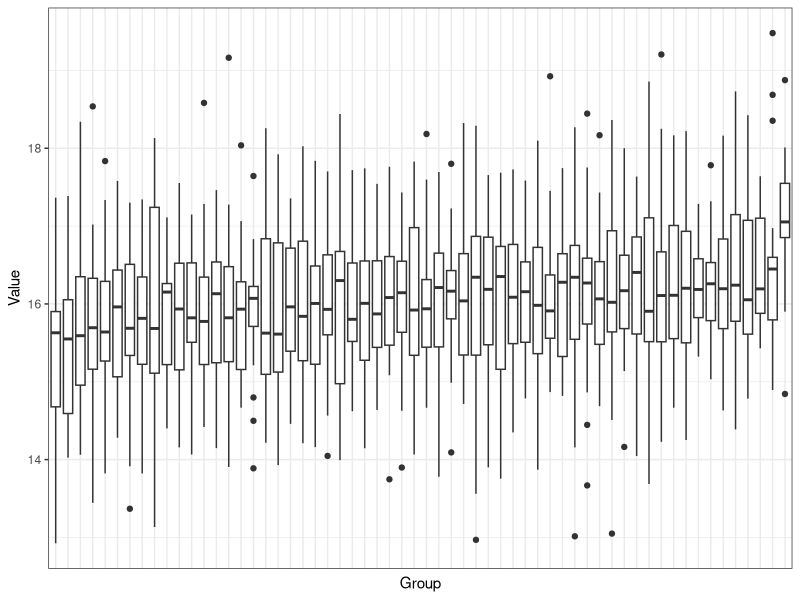
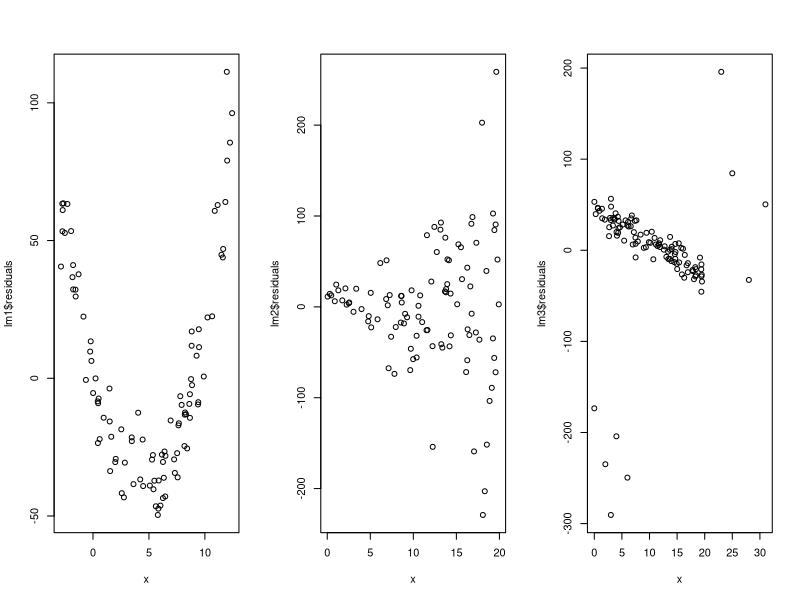
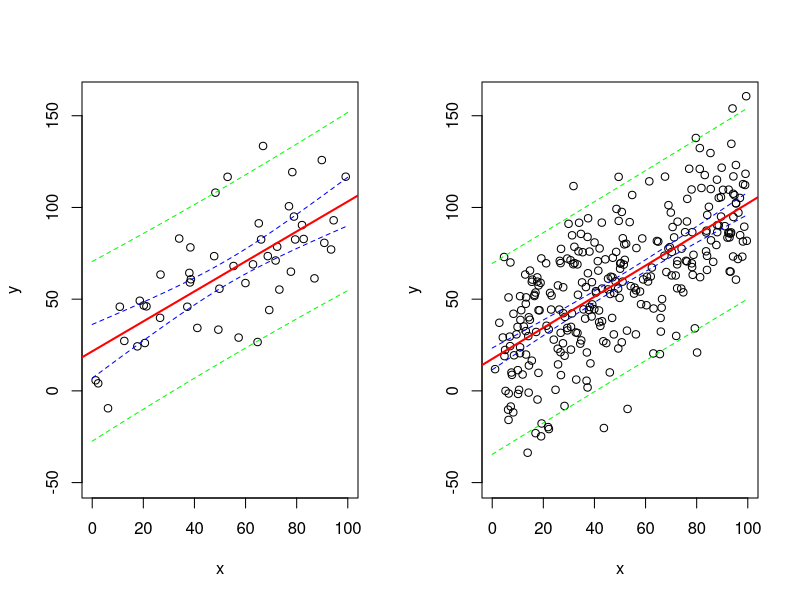
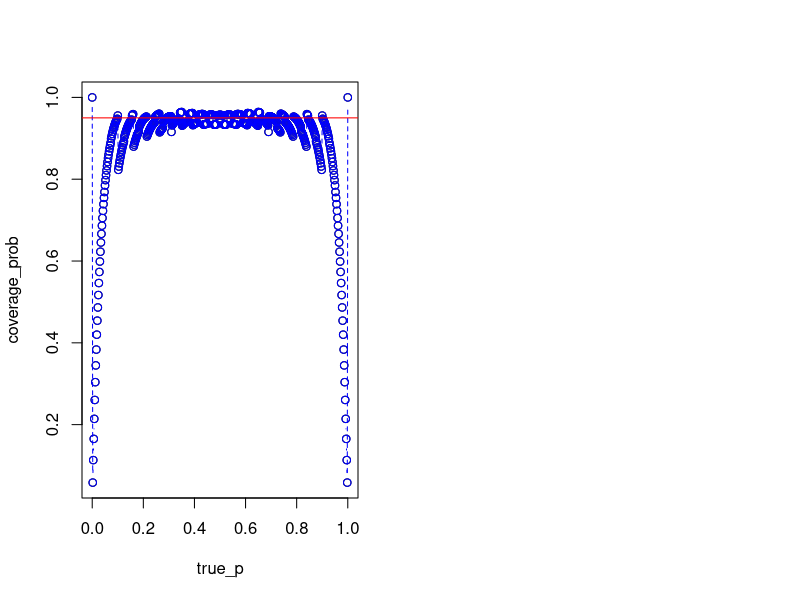
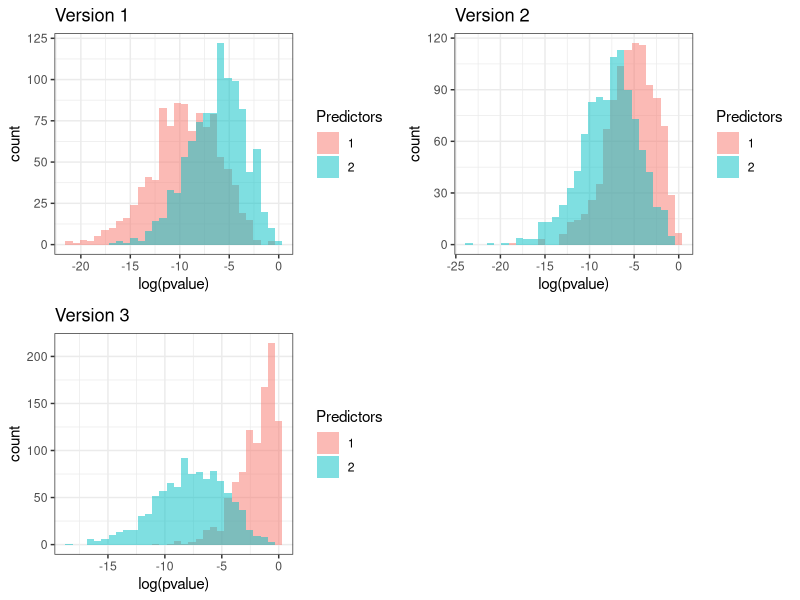

Recreate these plots in R, in order.
## ---- chunk 1
library(ggplot2)
set.seed(33)
n = 20
sigma = 1
off_group <- rnorm(n, 17, sigma)
rest_groups <- rnorm(n * 59, 16, sigma)
data <- data.frame("Group" = c(rep(paste0("", 1:60), each = n)), 
                   "Value" = c(rest_groups[1:(4*n)], off_group, 
                               rest_groups[(4*n + 1):(59*n)]))
ggplot(data, aes(x=reorder(Group, Value), y=Value)) + 
  geom_boxplot() + 
  theme_bw() + 
  theme(axis.text.x=element_blank(), #remove x axis labels
        axis.ticks.x=element_blank(), #remove x axis ticks
        ) +
  xlab("Group")
summary(aov(Value~Group, data))

pairwise_tests = as.numeric(unlist(pairwise.t.test(data$Value, as.factor(data$Group), 
                                                   p.adjust.method = "none")))
pairwise_tests <- pairwise_tests[!is.na(pairwise_tests)]
mean(pairwise_tests < 0.05)
## ---- chunk 2
library(MASS)
nsims <- 10000
uncorrolated <- vector(length = nsims)
for (i in 1:nsims) {
  uncorrolated[i] <- t.test(rnorm(15, 0.1, 1))$p.value
}
corrolated <- vector(length = nsims)
Sigma <- matrix(0.5, 15, 15)
diag(Sigma) <- 1
for (i in 1:nsims) {
  corrolated[i] <- t.test(mvrnorm(1, rep(0.1, 15), Sigma))$p.value
}

mean(uncorrolated < 0.05)
mean(corrolated < 0.05)
## ---- chunk 3
par(mfrow = c(1,3))
# Quadratic
n <- 100
x <- runif(n, -3, 13)
y <- (x-3)^2 * 2 + rnorm(n, 0, 10)
lm1 <- lm(y~x)
plot(lm1$residuals ~ x)

# Nonconstant variance
x <- runif(n, 0, 20)
y <- x * 2 + rnorm(n, 0, x*5)
lm2 <- lm(y~x)
plot(lm2$residuals ~ x)

x <- runif(n, 0, 20)
y <- 20 + x * 2 + rnorm(n, 0, 10)
x <- c(x, 23, 25, 28, 31, 0, 3, 2, 6, 4)
y <- c(y, 300, 200, 100, 200, -200, -300, -250, -242, -208)
lm3 <- lm(y~x)
plot(lm3$residuals ~ x)
## ---- chunk 4
countries <- read.csv("data/countries.csv")
summary(lm(epi_eh ~ epi_cch + log(mad_gdppc, 2), countries))
## ---- chunk 5
set.seed(1)
par(mfrow = c(1, 2))

# Sparse plot
n <- 50
x <- runif(n, 0, 100)
y <- 20 + 0.8 * x + rnorm(n, 0, 25)
lm1 <- lm(y ~ x)

new.x = seq(0,100,0.5)
new.yhat = predict(lm1, newdata=data.frame(x = new.x),
                   interval = c("confidence"))
pred.yhat = predict(lm1, newdata=data.frame(x = new.x),
                    interval = c("prediction"))

plot(y~x, xlim=c(0, 100), ylim=c(-50, 160))
abline(lm1,col="red",lwd=2)
lines(new.x,new.yhat[,2], col="blue", lty=2)
lines(new.x,new.yhat[,3], col="blue", lty=2)
lines(new.x,pred.yhat[,2], col="green", lty=2)
lines(new.x,pred.yhat[,3], col="green", lty=2)

# Dense plot
n <- 300
x <- runif(n, 0, 100)
y <- 20 + 0.8 * x + rnorm(n, 0, 25)
lm2 <- lm(y ~ x)

new.yhat = predict(lm2, newdata=data.frame(x = new.x),
                   interval = c("confidence"))
pred.yhat = predict(lm2, newdata=data.frame(x = new.x),
                    interval = c("prediction"))
plot(y~x, xlim=c(0, 100), ylim=c(-50, 160))
abline(lm2,col="red",lwd=2)
lines(new.x,new.yhat[,2], col="blue", lty=2)
lines(new.x,new.yhat[,3], col="blue", lty=2)
lines(new.x,pred.yhat[,2], col="green", lty=2)
lines(new.x,pred.yhat[,3], col="green", lty=2)
## ---- chunk 6
contrast.test <- function(fit_lm, vec1, vec2) {
  beta.hat = coef(fit_lm)
  C = vec1 - vec2
  t.stat = C %*% beta.hat/sqrt(t(C) %*% vcov(fit_lm) %*% C)
  p.value = 2*(1-pt(abs(t.stat),df=fit_lm$df.residual))
  return (c("t.stat" = t.stat, "p.value" = p.value, "df" = fit_lm$df.residual))
}

x <- rep(c(0,1), each=10)
y <- 10 * x + rnorm(20, 0, 5)
fit_lm <- lm(y~x)
lm_sum <- summary(fit_lm)

c("t-test" = t.test(y~as.factor(x), alternative="two.sided")$p.value, 
  "lm" = lm_sum$coefficients[2,4], 
  "f-test" = pf(lm_sum$fstatistic[1],lm_sum$fstatistic[2],
                lm_sum$fstatistic[3],lower.tail=FALSE),
  "contrast" = contrast.test(fit_lm, c(0, 1), c(0, 0))[2])
## ---- chunk 7
n <- 30
k <- 0:n
phat <- k/n
true_p <- seq(0, 1, 0.002)
coverage_prob = vector(length=length(true_p))
for (i in 1:length(true_p)) {
  p = true_p[i]
  coverage_prob[i] = sum(ifelse(abs(phat - p) <= qt(0.975, n-1) * sqrt(phat*(1-phat)/(n-1)), 
                         choose(n,k) * p^k * (1-p)^(n-k), 0))
}
plot(true_p, coverage_prob)
lines(true_p, coverage_prob, col = "blue", type = "b", lty = 2)
abline(h=0.95, col="red")
## ---- chunk 8
library(ggpubr)
set.seed(139)

nsims = 1000
n = 20
beta_1 = 2
beta_2 = 2
sigma = 2

run_simulation <- function(Sigma) {
  # Model with predictors for only X_1
  pvals_single = vector(length = nsims)
  for (i in 1:nsims) {
    x = mvrnorm(n = n, rep(0, 2), Sigma)
    y = x %*% c(beta_1, beta_2) + rnorm(n, 0, sigma)
    pvals_single[i] = summary(lm(y ~ x[,1]))$coefficients[2, 4]
  }
  
  # Model with predictors for X_1 and X_2
  pvals_double = vector(length = nsims)
  for (i in 1:nsims) {
    x = mvrnorm(n = n, rep(0, 2), Sigma)
    y = x %*% c(beta_1, beta_2) + rnorm(n, 0, sigma)
    pvals_double[i] = summary(lm(y ~ x))$coefficients[2, 4]
  }
  
  out_data = data.frame(Predictors = as.factor(c(rep(1, nsims), rep(2, nsims))), 
                        pvalue = c(pvals_single, pvals_double))
  
  return(out_data)
}

# Version 1
Sigma = cbind(c(1, 0.5), c(0.5, 1))

out_data <- run_simulation(Sigma)

plot1 <- ggplot(out_data, aes(x = log(pvalue), fill = Predictors)) + 
  geom_histogram(alpha=0.5, position="identity", bins=30) + 
  theme_bw() + 
  ggtitle("Version 1")

# Version 2
Sigma = cbind(c(1, 0), c(0, 1))

out_data <- run_simulation(Sigma)

plot2 <- ggplot(out_data, aes(x = log(pvalue), fill = Predictors)) + 
  geom_histogram(alpha=0.5, position="identity", bins=30) + 
  theme_bw() + 
  ggtitle("Version 2")

# Version 3
Sigma = cbind(c(1, 0), c(0, 10))

out_data <- run_simulation(Sigma)

plot3 <- ggplot(out_data, aes(x = log(pvalue), fill = Predictors)) + 
  geom_histogram(alpha=0.5, position="identity", bins=30) + 
  theme_bw() + 
  ggtitle("Version 3")

ggarrange(plot1, plot2, plot3, ncol = 2, nrow = 2)
